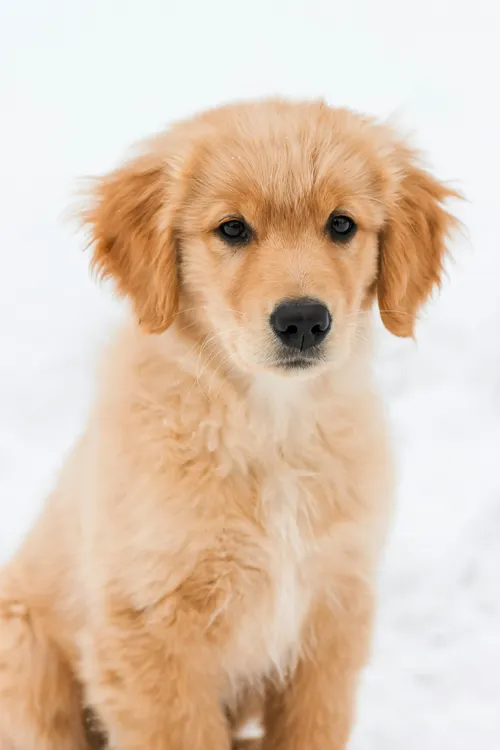
#> input picture Photos/Dog_2.webp, 500 x 750 px, found by its file name
$ python translate.py
#> lines starting #> are read from the running program, lines starting #| are printed output that depends on the picture
import cv2 as cv
import numpy as np

img = cv.imread('Photos/Dog_2.webp')
#> img is the input picture: shape (750, 500, 3); mean B, G, R 181.2, 201.4, 223.4

def translate(img , x, y ):
#> called with x = 100, y = 100
    transMat= np.float32([[1,0,x],[0,1,y]])
    dimensions = (img.shape[1],img.shape[0])
#> dimensions = (500, 750)
    return cv.warpAffine(img,transMat,dimensions)
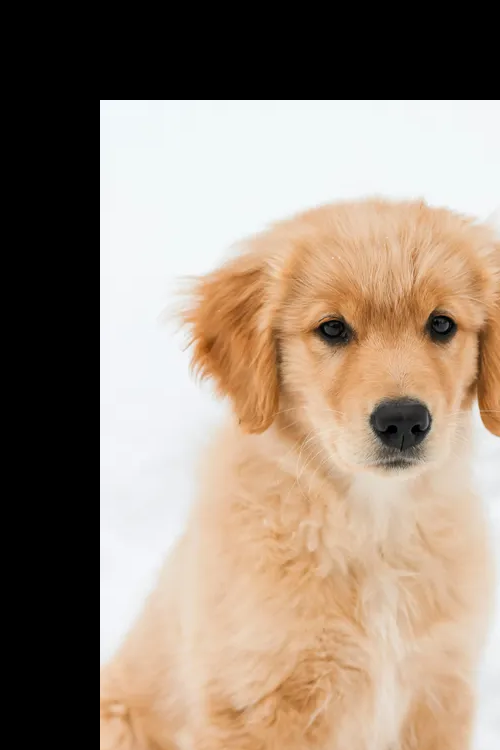
#> returned value: shape (750, 500, 3); mean of channels 0, 1, 2 122, 137.9, 154.6; drawn as B, G, R

translated = translate(img, 100, 100 )
cv.imshow('shifted',translated)
cv.waitKey(0)


$ run again, with Photos/Dog_1.webp copied over Photos/Dog_2.webp
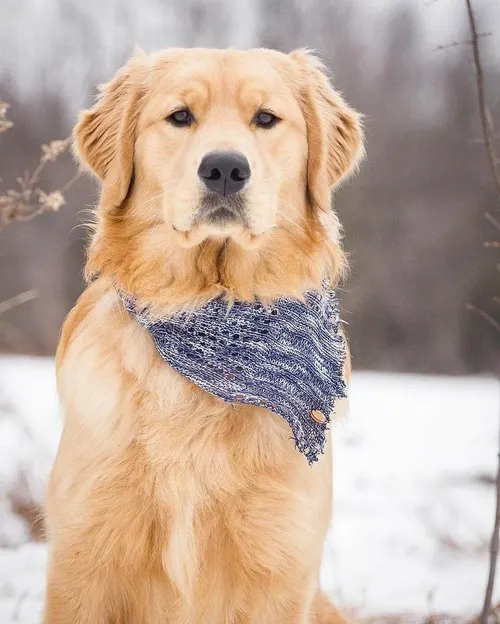
#> input picture Photos/Dog_1.webp, 500 x 624 px, found by its file name
#> img is the input picture: shape (624, 500, 3); mean B, G, R 156.4, 171, 192.1
#> in translate, `return cv.warpAffine(img,transMat,dimensions)`:
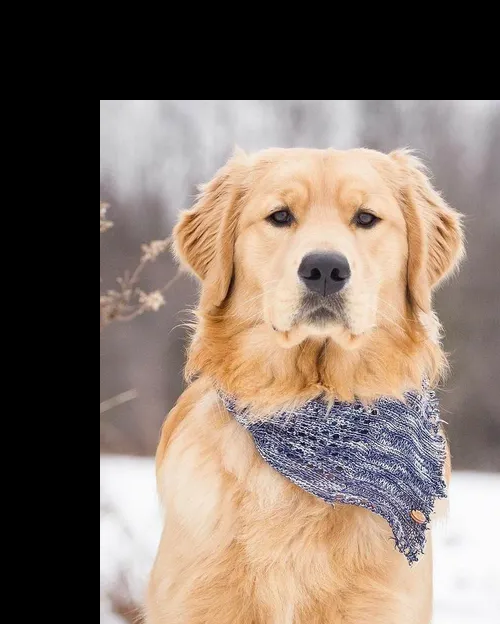
#> returned value: shape (624, 500, 3); mean of channels 0, 1, 2 104.1, 114.9, 130.3; drawn as B, G, R
